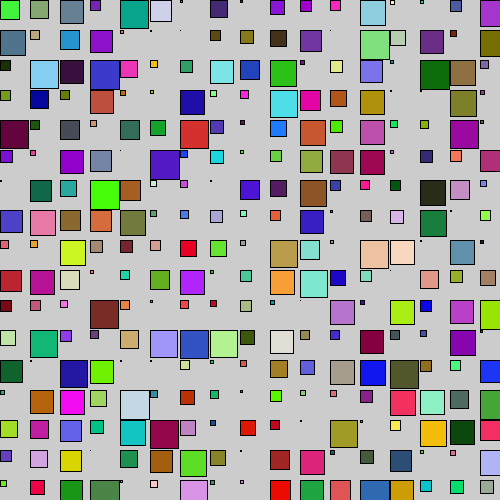
Frame 1 (no input)
Frame 60 (the mouse pressed at the canvas centre just before this capture): identical to frame 1, image omitted
Frame 120 (the mouse held since frame 60 and released just before this capture): identical to frame 1, image omitted

The Processing sketch that drew this single still picture (run headless with seeded random() and noise(); from frame 60 on, the mouse is pressed at the canvas centre):

// Processing sketch: arrayBidimiensional
// ── arrayBidimiensional.pde
int nFilas = 30;
int nColumnas = 30;
float misNumeros [] [] = new float [nFilas] [nColumnas];
color misColores [] [] = new color [nFilas] [nColumnas];

void setup() {
  size(500, 500);
  for (int i=0; i<nFilas; i++) {
    for (int j = 0; j<nColumnas; j++) {
      misNumeros[i][j]= random(30);
      misColores [i][j] = color(random(255), random(255), random(255));
      println(misNumeros[i][j]);
    }
  }
}

void draw() {
  for (int i=0; i<nFilas; i++) {
    for (int j = 0; j<nColumnas; j++) {
      //fill(misColores [i][j]);
      //rect(30*i, 30*j, misNumeros[i][j], misNumeros[i][j]);
      miFigura(30*i, 30*j, misNumeros[i][j], misColores[i][j]);
    }
  }
}

void miFigura(float x, float y, float t, color c) {
  fill(c);
  rect(x, y, t, t);
}
